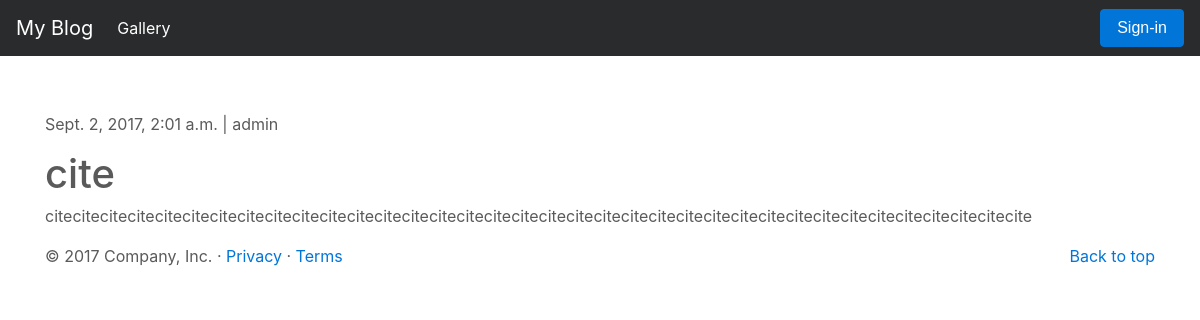
Before: /post/2/ with the older database file.
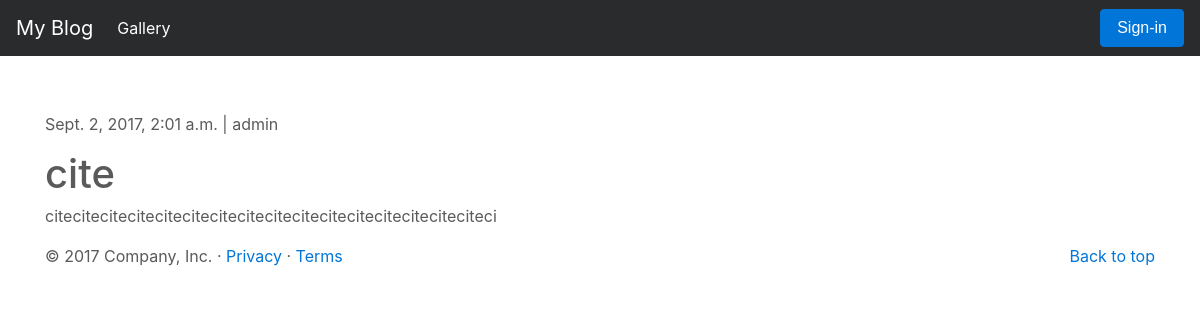
After: the same page with the newer database file.
### myapp/models.py (models this page shows, shortened)
class Post(models.Model):
	author = models.ForeignKey('auth.User')
	title = models.CharField(max_length=200)
	text = models.TextField()
	created_date = models.DateTimeField(default=timezone.now)
	published_date = models.DateTimeField(blank=True, null=True)
	detail = models.ManyToManyField ("Detail",related_name="Post")

### myapp/views.py (the view)
# urls.py: url(r'^post/(?P<pk>\d+)/$', views.post_detail, name='post_detail'),
def post_detail(request, pk):
    post = get_object_or_404(Post, pk=pk)
    return render(request, 'post_detail.html', {'post': post})

### myapp/templates/post_detail.html
{% extends 'base.html' %}
{% block content %}
    <div class="post">
        {% if post.published_date %}
            <div class="date">
                <p>{{ post.published_date }} | {{ post.author }}</p>
            </div>
        {% endif %}
        <h1>{{ post.title }}</h1>
        <p>{{ post.text|linebreaksbr }}</p>
    </div>
{% endblock %}

Changed rows visible on the page:
changed Post "cite": text "citecitecitecitecitecitecitecitecitecitecitecitecitecitecitecitecitecitecitecitecitecitecitecitecitecitecitecitecitecitecitecitecitecitecitecite" → "citeciteciteciteciteciteciteciteciteciteciteciteciteciteciteciteci"
